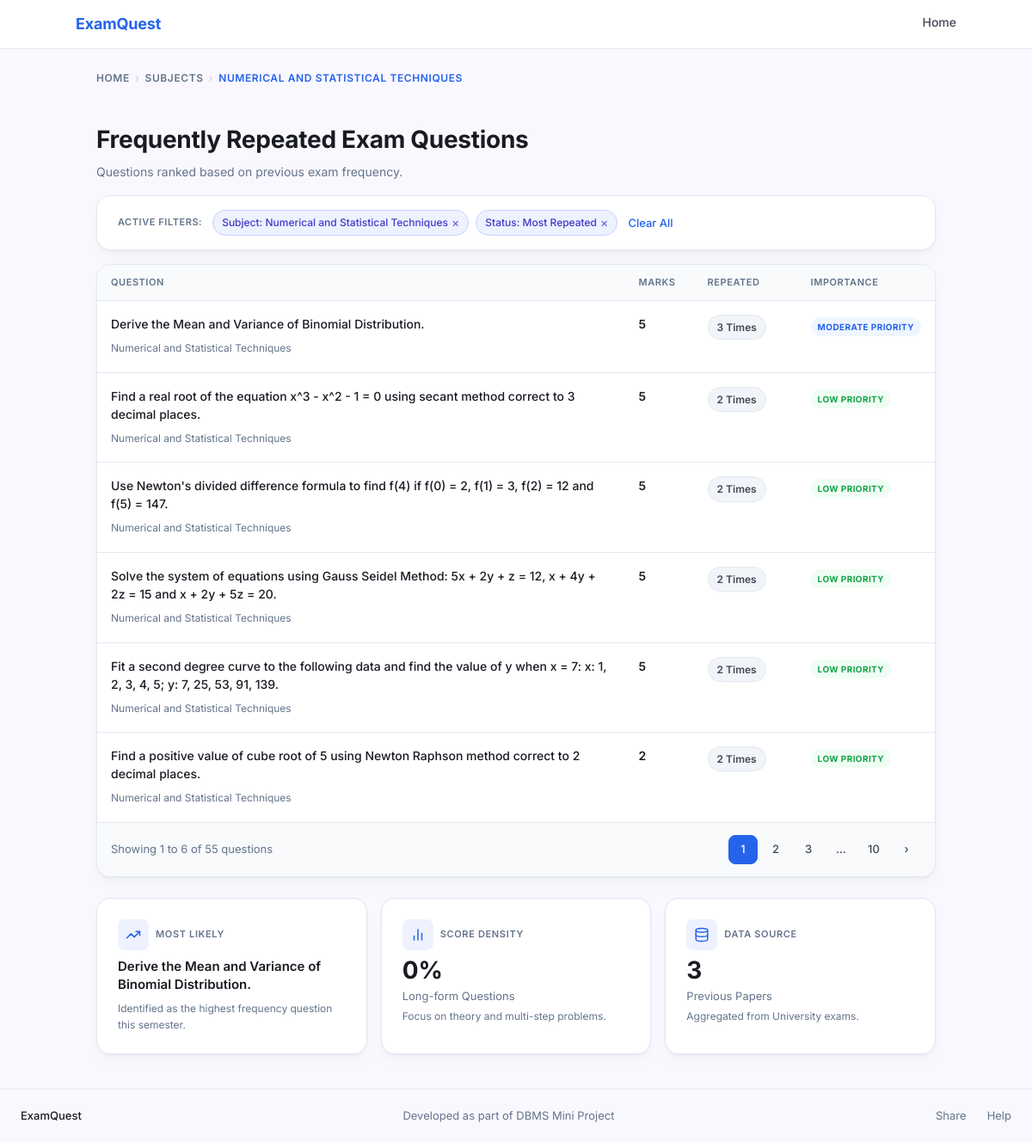
The app's page /questions.php?subject_id=10, older data.
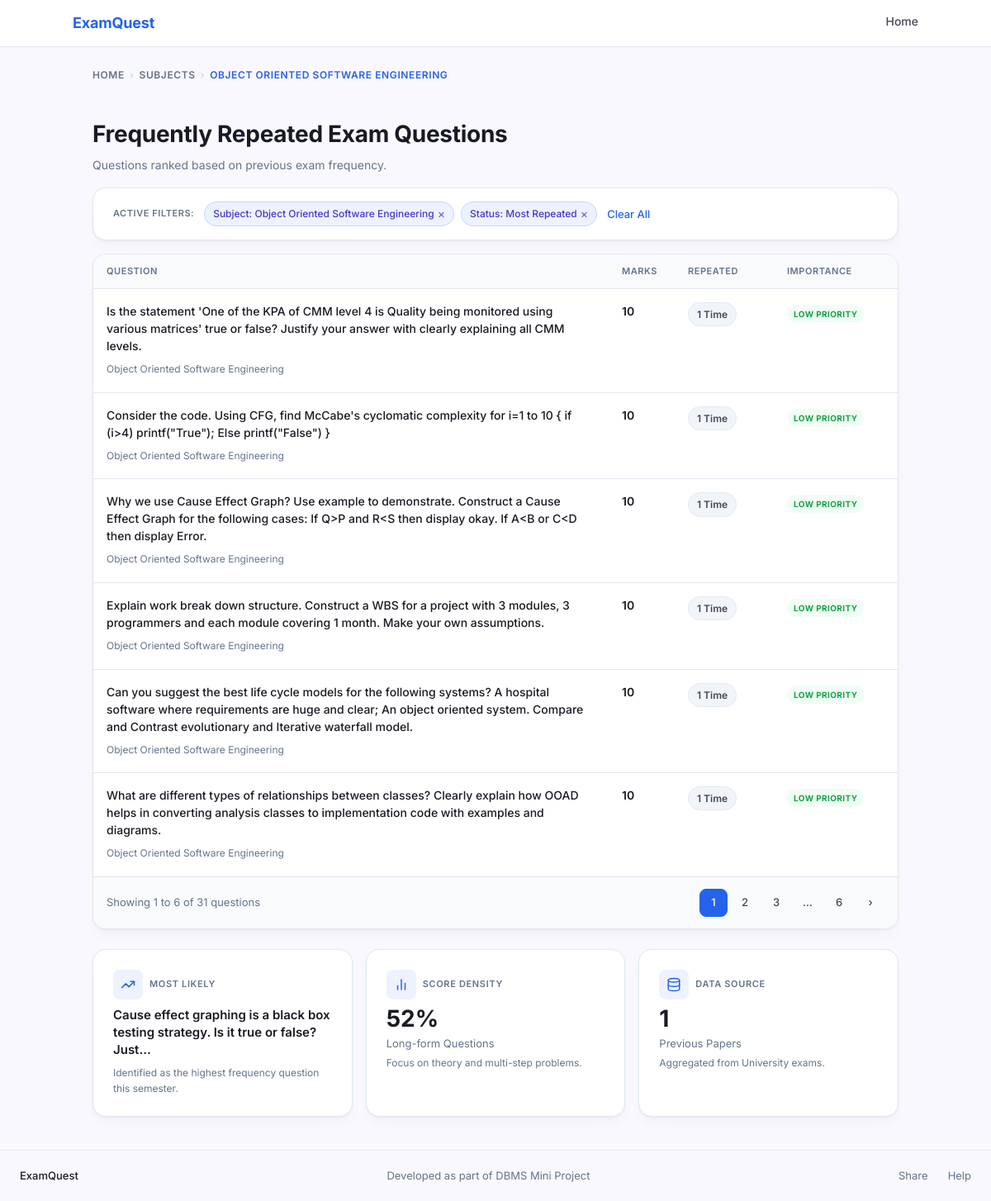
The same page, newer data.
### tables this page shows
CREATE TABLE subject (
    subject_id   INT AUTO_INCREMENT PRIMARY KEY,
    subject_name VARCHAR(200) NOT NULL,
    semester     VARCHAR(10)  NOT NULL,
    subject_type VARCHAR(50)  NOT NULL DEFAULT 'Core Subject',
    syllabus_id  INT NOT NULL,
    branch_id    INT NOT NULL,
    UNIQUE KEY uq_subject (subject_name(150), semester, syllabus_id, branch_id),
    FOREIGN KEY (syllabus_id) REFERENCES syllabus(syllabus_id) ON DELETE CASCADE,
    FOREIGN KEY (branch_id)   REFERENCES branch(branch_id)     ON DELETE CASCADE
);

CREATE TABLE questions (
    question_id   INT AUTO_INCREMENT PRIMARY KEY,
    subject_id    INT         NOT NULL,
    question_text MEDIUMTEXT  NOT NULL,
    marks         INT         NOT NULL DEFAULT 0,
    frequency     INT         NOT NULL DEFAULT 1,
    UNIQUE KEY uq_question (subject_id, question_text(500)),
    FOREIGN KEY (subject_id) REFERENCES subject(subject_id) ON DELETE CASCADE
);

### questions.php (the view, shortened to what the changed rows need)
<?php
require_once 'db.php';
$subject_id  = intval($_GET['subject_id']  ?? 0);
$syllabus_id = intval($_GET['syllabus_id'] ?? 0);
$branch_id   = intval($_GET['branch_id']   ?? 0);
$semester    = trim($_GET['semester']       ?? '');
$page        = max(1, intval($_GET['page'] ?? 1));
$stmt = $conn->prepare('
    SELECT s.subject_name, s.semester, s.subject_type,
           sy.regulation_year, b.branch_name,
           s.syllabus_id, s.branch_id
    FROM subject s
    JOIN syllabus sy ON sy.syllabus_id = s.syllabus_id
    JOIN branch   b  ON b.branch_id   = s.branch_id
    WHERE s.subject_id = ?
');
$stmt->bind_param('i', $subject_id);
$stmt->execute();
$subject_info = $stmt->get_result()->fetch_assoc();
if ($syllabus_id <= 0) $syllabus_id = intval($subject_info['syllabus_id']);
if ($branch_id   <= 0) $branch_id   = intval($subject_info['branch_id']);
if ($semester === '')  $semester    = $subject_info['semester'];
$stmt = $conn->prepare('SELECT COUNT(*) AS total FROM questions WHERE subject_id = ?');
$stmt->bind_param('i', $subject_id);
$stmt->execute();
$total_questions = intval($stmt->get_result()->fetch_assoc()['total']);
$total_pages = $total_questions > 0 ? (int)ceil($total_questions / PER_PAGE) : 1;
$page   = min($page, $total_pages);
$offset = ($page - 1) * PER_PAGE;
$stmt = $conn->prepare('
    SELECT question_id, question_text, marks, frequency
    FROM questions
    WHERE subject_id = ?
    ORDER BY frequency DESC, marks DESC
    LIMIT ? OFFSET ?
');
$per_page = PER_PAGE;
$stmt->bind_param('iii', $subject_id, $per_page, $offset);
$stmt->execute();
$questions_result = $stmt->get_result();
$questions = [];
while ($row = $questions_result->fetch_assoc()) {
    $questions[] = $row;
}
function getImportance(int $freq): array {
    if ($freq >= 3) return ['label' => 'MODERATE PRIORITY', 'class' => 'badge--blue'];
    return              ['label' => 'LOW PRIORITY',         'class' => 'badge--green'];
}
function getRepeatedLabel(int $freq): string {
    return $freq === 1 ? '1 Time' : $freq . ' Times';
}
$stmt = $conn->prepare('SELECT COUNT(*) AS cnt FROM questions WHERE subject_id = ? AND marks >= 10');
$stmt->bind_param('i', $subject_id);
$stmt->execute();
$long_form_count = intval($stmt->get_result()->fetch_assoc()['cnt']);
$long_form_pct = $total_questions > 0
    ? round(($long_form_count / $total_questions) * 100)
    : 0;
$stmt = $conn->prepare('SELECT MAX(frequency) AS max_freq FROM questions WHERE subject_id = ?');
$stmt->bind_param('i', $subject_id);
$stmt->execute();
$max_freq = intval($stmt->get_result()->fetch_assoc()['max_freq']);
$stmt = $conn->prepare('
    SELECT question_text
    FROM questions
    WHERE subject_id = ?
    ORDER BY frequency DESC
    LIMIT 1
');
$stmt->bind_param('i', $subject_id);
$stmt->execute();
$top_row   = $stmt->get_result()->fetch_assoc();
$top_topic = $top_row
    ? (strlen($top_row['question_text']) > 80
        ? substr($top_row['question_text'], 0, 80) . '…'
        : $top_row['question_text'])
    : 'N/A';
function pageUrl(int $p): string {
    $params         = $_GET;
    $params['page'] = $p;
    return '?' . http_build_query($params);
}
?>
<!DOCTYPE html>
<html lang="en">
<head>
    <link rel="stylesheet" href="style.css">
</head>
<body>
<main>
    <div class="container questions-layout">
        <nav class="breadcrumb" aria-label="Breadcrumb">
            <a href="index.php">Home</a>
            <span class="breadcrumb__sep">›</span>
            <a href="subject.php?syllabus_id=<?= $syllabus_id ?>&branch_id=<?= $branch_id ?>&semester=<?= urlencode($semester) ?>">Subjects</a>
            <span class="breadcrumb__sep">›</span>
            <span class="breadcrumb__current"><?= htmlspecialchars(strtoupper($subject_info['subject_name']), ENT_QUOTES, 'UTF-8') ?></span>
        </nav>
        <div class="page-header">
            <div>
                <h1>Frequently Repeated Exam Questions</h1>
            </div>
        </div>
        <div class="card active-filters">
            <span class="active-filters__label">Active Filters:</span>
            <span class="chip">
                Subject: <?= htmlspecialchars($subject_info['subject_name'], ENT_QUOTES, 'UTF-8') ?>
                <a href="subject.php?syllabus_id=<?= $syllabus_id ?>&branch_id=<?= $branch_id ?>&semester=<?= urlencode($semester) ?>">×</a>
            </span>
            <span class="chip">
                Status: Most Repeated
                <a href="<?= pageUrl(1) ?>">×</a>
            </span>
            <a href="subject.php?syllabus_id=<?= $syllabus_id ?>&branch_id=<?= $branch_id ?>&semester=<?= urlencode($semester) ?>" class="link--clear">Clear All</a>
        </div>
        <?php if (empty($questions)): ?>
        <div class="card" style="text-align:center;padding:48px;color:var(--color-secondary-text);">
            <p>No questions available for this subject yet.</p>
        </div>
        <?php else: ?>
        <div class="card question-table">
            <table>
                <thead>
                    <tr>
                        <th>Question</th>
                        <th style="width:80px;">Marks</th>
                        <th style="width:120px;">Repeated</th>
                        <th style="width:150px;">Importance</th>
                    </tr>
                </thead>
                <tbody>
                    <?php foreach ($questions as $q):
                        $imp = getImportance(intval($q['frequency']));
                    ?>
                    <tr>
                        <td>
                            <p class="question-text"><?= htmlspecialchars($q['question_text'], ENT_QUOTES, 'UTF-8') ?></p>
                            <span class="question-meta">
                                <?= htmlspecialchars($subject_info['subject_name'], ENT_QUOTES, 'UTF-8') ?>
                            </span>
                        </td>
                        <td class="marks-cell"><?= intval($q['marks']) ?></td>
                        <td class="freq-cell">
                            <span class="freq-badge"><?= getRepeatedLabel(intval($q['frequency'])) ?></span>
                        </td>
                        <td class="importance-cell">
                            <span class="badge <?= $imp['class'] ?>"><?= $imp['label'] ?></span>
                        </td>
                    </tr>
                    <?php endforeach; ?>
                </tbody>
            </table>
            <div class="pagination">
                <span class="pagination__info">
                    Showing <?= $offset + 1 ?> to <?= min($offset + PER_PAGE, $total_questions) ?> of <?= $total_questions ?> questions
                </span>
                <div class="pagination__pages">
                    <?php
                    $window = 2;
                    $shown  = [];
                    for ($p = 1; $p <= $total_pages; $p++) {
                        if ($p === 1 || $p === $total_pages || abs($p - $page) <= $window) {
                            $shown[] = $p;
                        }
                    }
                    $prev = null;
                    foreach ($shown as $p):
                        if ($prev !== null && $p - $prev > 1): ?>
                        <span class="page-btn page-btn--ellipsis">…</span>
                    <?php endif; ?>
                    <a href="<?= pageUrl($p) ?>"
                       class="page-btn <?= $p === $page ? 'page-btn--active' : '' ?>"
                       aria-label="Page <?= $p ?>"
                       <?= $p === $page ? 'aria-current="page"' : '' ?>>
                        <?= $p ?>
                    </a>
                    <?php $prev = $p;
                    endforeach; ?>
                    <?php if ($page < $total_pages): ?>
                    <a href="<?= pageUrl($page + 1) ?>" class="page-btn" aria-label="Next page">›</a>
                    <?php endif; ?>
                </div>
            </div>
        </div>
        <?php endif; ?>
        <div class="stats-row">
            <div class="card stat-card">
                <div class="stat-card__header">
                    <div class="stat-card__icon">
                    </div>
                    <span class="stat-card__eyebrow">Most Likely</span>
                </div>
                <div style="font-size:15px;font-weight:600;color:var(--color-on-surface);line-height:1.4;margin-bottom:4px;">
                    <?= htmlspecialchars($top_topic, ENT_QUOTES, 'UTF-8') ?>
                </div>
                <div class="stat-card__note">Identified as the highest frequency question this semester.</div>
            </div>
            <div class="card stat-card">
                <div class="stat-card__header">
                    <div class="stat-card__icon">
                    </div>
                    <span class="stat-card__eyebrow">Score Density</span>
                </div>
                <div class="stat-card__value"><?= $long_form_pct ?>%</div>
                <div class="stat-card__label">Long-form Questions</div>
                <div class="stat-card__note">Focus on theory and multi-step problems.</div>
            </div>
            <div class="card stat-card">
                <div class="stat-card__header">
                    <div class="stat-card__icon">
                    </div>
                    <span class="stat-card__eyebrow">Data Source</span>
                </div>
                <div class="stat-card__value"><?= $max_freq ?></div>
                <div class="stat-card__label">Previous Papers</div>
                <div class="stat-card__note">Aggregated from University exams.</div>
            </div>
        </div>
    </div>
</main>
</body>
</html>

Row changes from the older to the newer data that the page shows:
no longer on this page (row edited): questions: question_text "Derive the Mean and Variance of Binomial Distribution.", subject.subject_name "Numerical and Statistical Techniques", marks "5", frequency "3 Times", frequency "MODERATE PRIORITY"
no longer on this page (row edited): questions: question_text "Find a real root of the equation x^3 - x^2 - 1 = 0 using secant method correct to 3 decimal places.", subject.subject_name "Numerical and Statistical Techniques", marks "5", frequency "2 Times", frequency "LOW PRIORITY"
no longer on this page (row edited): questions: question_text "Use Newton's divided difference formula to find f(4) if f(0) = 2, f(1) = 3, f(2) = 12 and f(5) = 147.", subject.subject_name "Numerical and Statistical Techniques", marks "5", frequency "2 Times", frequency "LOW PRIORITY"
no longer on this page (row edited): questions: question_text "Solve the system of equations using Gauss Seidel Method: 5x + 2y + z = 12, x + 4y + 2z = 15 and x + 2y + 5z = 20.", subject.subject_name "Numerical and Statistical Techniques", marks "5", frequency "2 Times", frequency "LOW PRIORITY"
no longer on this page (row edited): questions: question_text "Fit a second degree curve to the following data and find the value of y when x = 7: x: 1, 2, 3, 4, 5; y: 7, 25, 53, 91, 139.", subject.subject_name "Numerical and Statistical Techniques", marks "5", frequency "2 Times", frequency "LOW PRIORITY"
no longer on this page (row edited): questions: question_text "Find a positive value of cube root of 5 using Newton Raphson method correct to 2 decimal places.", subject.subject_name "Numerical and Statistical Techniques", marks "2", frequency "2 Times", frequency "LOW PRIORITY"
changed subject: subject_name "NUMERICAL AND STATISTICAL TECHNIQUES" → "OBJECT ORIENTED SOFTWARE ENGINEERING"; subject_name "Numerical and Statistical Techniques" → "Object Oriented Software Engineering"
now on this page (row edited): questions: question_text "Is the statement 'One of the KPA of CMM level 4 is Quality being monitored using various matrices' true or false? Justify your answer with clearly explaining all CMM levels.", subject.subject_name "Object Oriented Software Engineering", marks "10", frequency "1 Time", frequency "LOW PRIORITY"
now on this page (row edited): questions: question_text "Consider the code. Using CFG, find McCabe's cyclomatic complexity for i=1 to 10 { if (i>4) printf(\"True\"); Else printf(\"False\") }", subject.subject_name "Object Oriented Software Engineering", marks "10", frequency "1 Time", frequency "LOW PRIORITY"
now on this page (row edited): questions: question_text "Why we use Cause Effect Graph? Use example to demonstrate. Construct a Cause Effect Graph for the following cases: If Q>P and R<S then display okay. If A<B or C<D then display Error.", subject.subject_name "Object Oriented Software Engineering", marks "10", frequency "1 Time", frequency "LOW PRIORITY"
now on this page (row edited): questions: question_text "Explain work break down structure. Construct a WBS for a project with 3 modules, 3 programmers and each module covering 1 month. Make your own assumptions.", subject.subject_name "Object Oriented Software Engineering", marks "10", frequency "1 Time", frequency "LOW PRIORITY"
now on this page (row edited): questions: question_text "Can you suggest the best life cycle models for the following systems? A hospital software where requirements are huge and clear; An object oriented system. Compare and Contrast evolutionary and Iterative waterfall model.", subject.subject_name "Object Oriented Software Engineering", marks "10", frequency "1 Time", frequency "LOW PRIORITY"
now on this page (row edited): questions: question_text "What are different types of relationships between classes? Clearly explain how OOAD helps in converting analysis classes to implementation code with examples and diagrams.", subject.subject_name "Object Oriented Software Engineering", marks "10", frequency "1 Time", frequency "LOW PRIORITY"
now on this page (row edited): questions: question_text "Cause effect graphing is a black box testing strategy. Is it true or false? Just…"
Text that changed along with them:
$total_questions: "55" → "31"
$long_form_pct: "0" → "52"
$max_freq: "3" → "1"
new list line: "… 6"
list line gone: "… 10"
